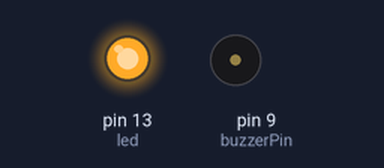
This sketch was run on a simulated Arduino Uno, built with avr-gcc and run on an emulated ATmega328P. On the bench: output pins drawn as LEDs (lit = HIGH), buzzer (waves = sounding, pin HIGH). Pins used as bus, display or sensor lines are not drawn; what the sketch prints to the serial monitor is not drawn.

Above: at 0.3 s.
Timing chart, 0 to 1.8 s (numbered marks = the images above):
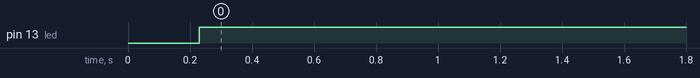

Measured:
- by itself, pin 13 (led): LOW → HIGH at 0.23 s

The sketch:

afep_hidroponico_ino.ino
```cpp
boolean debug = true;
int led = 13;//Pino de LED Simulando Bomba.... Em producao utilizar outro pino digital
int softwareResetPin = 12;
int buzzerPin = 9;
int intervaloDesligado = 60 * 60 * 1000;//3600000; //milisegundos 1000 x 60seg x 60min
int intervaloLigado = 60 * 15 *1000;//900000; //milisegundos 1000 x 60seg x 15min
unsigned long tempoAnterior = 0;
int bombaStatus = HIGH; //Inicia com a bomba ligada
int bombaPreviousStatus = LOW;
unsigned long tempoAtual =0;
unsigned long tempoTotal =0;

long day = 86400000; // 86400000 milliseconds in a day
long hour = 3600000; // 3600000 milliseconds in an hour
long minute = 60000; // 60000 milliseconds in a minute
long second =  1000; // 1000 milliseconds in a second


// Bootloader Setup
void setup() {

  digitalWrite(softwareResetPin, HIGH);
  pinMode(buzzerPin, OUTPUT); // Pino do Piezo Buzzer
  pinMode(led, OUTPUT);    //Pino do Rele (Ou LED em Modo Teste)
  pinMode(softwareResetPin, OUTPUT);  // Pino do RESET via Software
  delay(200);

  // Inicializa porta Serial / Bluetooth
  Serial.begin(9600);//initialize Serial Port

  Serial.println("\nIniciando Sistema!");

  //beepLiga();
}

void printDigits(byte digits){

  Serial.print("");
  if(digits < 10){
    Serial.print('0');
  }
  Serial.print(digits,DEC);
}

void beepLiga(){
  delay(200);
  tone(buzzerPin, 1260, 100);
  delay(150);
  tone(buzzerPin, 1260, 100);
  delay(150);
  tone(buzzerPin, 1260, 100);
  delay(150);
}

void beepDesliga(){
  tone(buzzerPin, 650, 200);
  delay(300);
  tone(buzzerPin, 650, 200);
  delay(300);
}

void printDebug(char* text){
  if(debug == true){
    Serial.print(text);
  }
}

void printTempo(int hours, int minutes, int seconds){
  Serial.println("");
  printDigits(hours);
  Serial.print(":");
  printDigits(minutes);
  Serial.print(":");
  printDigits(seconds);
}


void controleBomba(){

  tempoAtual = millis();

  int days = tempoAtual / day ;                                //number of days
  int hours = (tempoAtual % day) / hour;                       //the remainder from days division (in milliseconds) divided by hours, this gives the full hours
  int minutes = ((tempoAtual % day) % hour) / minute ;         //and so on...
  int seconds = (((tempoAtual % day) % hour) % minute) / second;

  printTempo(hours, minutes, seconds);

  Serial.print(" - Bomba Status: ");
  Serial.print(digitalRead(led));
  Serial.print(" - Bomba Status Anterior: ");
  Serial.print(bombaPreviousStatus);


  if((bombaStatus != bombaPreviousStatus) && (bombaStatus == HIGH)){
    printDebug(" - Bomba Ligada !");
  }


  if(minutes >= 15){    //Se ultrapassou o tempo de manter bomba ligada, desliga

    if(bombaStatus == HIGH){
        Serial.print(" - Desligando Bomba !");
        bombaPreviousStatus = bombaStatus;
        bombaStatus = LOW;
     }

    if(hours >= 1){     //Se estiver em execucao mais do que xx horas (Ciclo de Hardware Reset)
      beepDesliga();
      reset();
    }

  }
  else{
    bombaPreviousStatus = bombaStatus;
    bombaStatus = HIGH;
  }

  digitalWrite(led, bombaStatus);     //Chaveia Bomba


  // Serial.println("");

  delay(1000);
}


void reset(){
  Serial.println("Reiniciando o sistema");
  digitalWrite(softwareResetPin, LOW);
}

void loop() {
  controleBomba();
}
```
